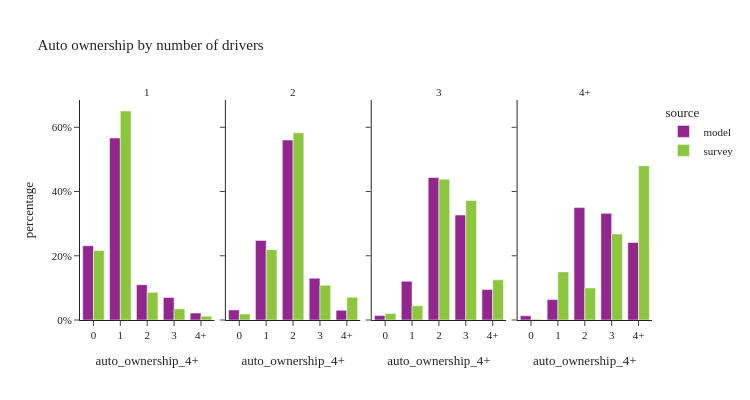

Notebook cell for this chart:
### Code cell
util.plot_share_facetbar(hh_data.loc[hh_data['num_drivers_4+']!="0"], 'hh_weight', share_col="auto_ownership_4+", title="Auto ownership by number of drivers", 

                            facet_col="num_drivers_4+", facet_col_wrap=4, height=400, orientation='v')

### Figure 1 — Plotly figure (JSON) as saved in the notebook; plotly's stock layout.template omitted (floating-point values rounded to 4 significant figures)
{"data": [{"alignmentgroup": "True", "customdata": [[121403], [297117], [57590], [36933], [11322]], "hovertemplate": "source=model<br>num_drivers_4+=1<br>auto_ownership_4+=%{x}<br>percentage=%{y}<br>sample_size=%{customdata[0]}<extra></extra>", "legendgroup": "model", "marker": {"color": "#91268F", "pattern": {"shape": ""}}, "name": "model", "offsetgroup": "model", "orientation": "v", "showlegend": true, "textposition": "auto", "type": "bar", "x": ["0", "1", "2", "3", "4+"], "xaxis": "x", "y": [0.2315, 0.5666, 0.1098, 0.07043, 0.02159], "yaxis": "y"}, {"alignmentgroup": "True", "customdata": [[26874], [211958], [479221], [111096], [25922]], "hovertemplate": "source=model<br>num_drivers_4+=2<br>auto_ownership_4+=%{x}<br>percentage=%{y}<br>sample_size=%{customdata[0]}<extra></extra>", "legendgroup": "model", "marker": {"color": "#91268F", "pattern": {"shape": ""}}, "name": "model", "offsetgroup": "model", "orientation": "v", "showlegend": false, "textposition": "auto", "type": "bar", "x": ["0", "1", "2", "3", "4+"], "xaxis": "x2", "y": [0.03143, 0.2479, 0.5604, 0.1299, 0.03032], "yaxis": "y2"}, {"alignmentgroup": "True", "customdata": [[2867], [25085], [92259], [67954], [19714]], "hovertemplate": "source=model<br>num_drivers_4+=3<br>auto_ownership_4+=%{x}<br>percentage=%{y}<br>sample_size=%{customdata[0]}<extra></extra>", "legendgroup": "model", "marker": {"color": "#91268F", "pattern": {"shape": ""}}, "name": "model", "offsetgroup": "model", "orientation": "v", "showlegend": false, "textposition": "auto", "type": "bar", "x": ["0", "1", "2", "3", "4+"], "xaxis": "x3", "y": [0.01379, 0.1207, 0.4438, 0.3269, 0.09483], "yaxis": "y3"}, {"alignmentgroup": "True", "customdata": [[1945], [9460], [52090], [49404], [35911]], "hovertemplate": "source=model<br>num_drivers_4+=4+<br>auto_ownership_4+=%{x}<br>percentage=%{y}<br>sample_size=%{customdata[0]}<extra></extra>", "legendgroup": "model", "marker": {"color": "#91268F", "pattern": {"shape": ""}}, "name": "model", "offsetgroup": "model", "orientation": "v", "showlegend": false, "textposition": "auto", "type": "bar", "x": ["0", "1", "2", "3", "4+"], "xaxis": "x4", "y": [0.01307, 0.06357, 0.35, 0.332, 0.2413], "yaxis": "y4"}, {"alignmentgroup": "True", "customdata": [[495], [963], [119], [23], [12]], "hovertemplate": "source=survey<br>num_drivers_4+=1<br>auto_ownership_4+=%{x}<br>percentage=%{y}<br>sample_size=%{customdata[0]}<extra></extra>", "legendgroup": "survey", "marker": {"color": "#8CC63E", "pattern": {"shape": ""}}, "name": "survey", "offsetgroup": "survey", "orientation": "v", "showlegend": true, "textposition": "auto", "type": "bar", "x": ["0", "1", "2", "3", "4+"], "xaxis": "x", "y": [0.2162, 0.6508, 0.08632, 0.03475, 0.01196], "yaxis": "y"}, {"alignmentgroup": "True", "customdata": [[83], [571], [783], [141], [54]], "hovertemplate": "source=survey<br>num_drivers_4+=2<br>auto_ownership_4+=%{x}<br>percentage=%{y}<br>sample_size=%{customdata[0]}<extra></extra>", "legendgroup": "survey", "marker": {"color": "#8CC63E", "pattern": {"shape": ""}}, "name": "survey", "offsetgroup": "survey", "orientation": "v", "showlegend": false, "textposition": "auto", "type": "bar", "x": ["0", "1", "2", "3", "4+"], "xaxis": "x2", "y": [0.01889, 0.219, 0.583, 0.1082, 0.07087], "yaxis": "y2"}, {"alignmentgroup": "True", "customdata": [[3], [32], [71], [61], [23]], "hovertemplate": "source=survey<br>num_drivers_4+=3<br>auto_ownership_4+=%{x}<br>percentage=%{y}<br>sample_size=%{customdata[0]}<extra></extra>", "legendgroup": "survey", "marker": {"color": "#8CC63E", "pattern": {"shape": ""}}, "name": "survey", "offsetgroup": "survey", "orientation": "v", "showlegend": false, "textposition": "auto", "type": "bar", "x": ["0", "1", "2", "3", "4+"], "xaxis": "x3", "y": [0.02018, 0.04411, 0.4381, 0.3725, 0.1252], "yaxis": "y3"}, {"alignmentgroup": "True", "customdata": [[1], [11], [16], [21], [23]], "hovertemplate": "source=survey<br>num_drivers_4+=4+<br>auto_ownership_4+=%{x}<br>percentage=%{y}<br>sample_size=%{customdata[0]}<extra></extra>", "legendgroup": "survey", "marker": {"color": "#8CC63E", "pattern": {"shape": ""}}, "name": "survey", "offsetgroup": "survey", "orientation": "v", "showlegend": false, "textposition": "auto", "type": "bar", "x": ["0", "1", "2", "3", "4+"], "xaxis": "x4", "y": [0.001985, 0.1498, 0.09995, 0.2679, 0.4803], "yaxis": "y4"}], "layout": {"annotations": [{"font": {}, "showarrow": false, "text": "1", "x": 0.1175, "xanchor": "center", "xref": "paper", "y": 1.0, "yanchor": "bottom", "yref": "paper"}, {"font": {}, "showarrow": false, "text": "2", "x": 0.3725, "xanchor": "center", "xref": "paper", "y": 1.0, "yanchor": "bottom", "yref": "paper"}, {"font": {}, "showarrow": false, "text": "3", "x": 0.6275, "xanchor": "center", "xref": "paper", "y": 1.0, "yanchor": "bottom", "yref": "paper"}, {"font": {}, "showarrow": false, "text": "4+", "x": 0.8825, "xanchor": "center", "xref": "paper", "y": 1.0, "yanchor": "bottom", "yref": "paper"}], "barmode": "group", "height": 400, "legend": {"title": {"text": "source"}, "tracegroupgap": 0}, "title": {"text": "Auto ownership by number of drivers"}, "width": 750, "xaxis": {"anchor": "y", "domain": [0.0, 0.235], "title": {"text": "auto_ownership_4+"}}, "xaxis2": {"anchor": "y2", "domain": [0.255, 0.49], "matches": "x", "title": {"text": "auto_ownership_4+"}}, "xaxis3": {"anchor": "y3", "domain": [0.51, 0.745], "matches": "x", "title": {"text": "auto_ownership_4+"}}, "xaxis4": {"anchor": "y4", "domain": [0.765, 1.0], "matches": "x", "title": {"text": "auto_ownership_4+"}}, "yaxis": {"anchor": "x", "domain": [0.0, 1.0], "tickformat": ".0%", "title": {"text": "percentage"}}, "yaxis2": {"anchor": "x2", "domain": [0.0, 1.0], "matches": "y", "showticklabels": false, "tickformat": ".0%"}, "yaxis3": {"anchor": "x3", "domain": [0.0, 1.0], "matches": "y", "showticklabels": false}, "yaxis4": {"anchor": "x4", "domain": [0.0, 1.0], "matches": "y", "showticklabels": false}}}
